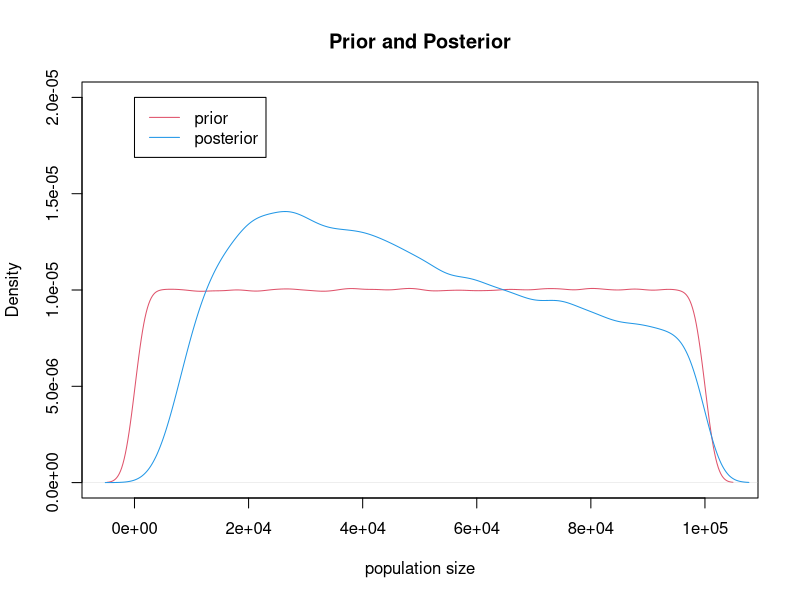
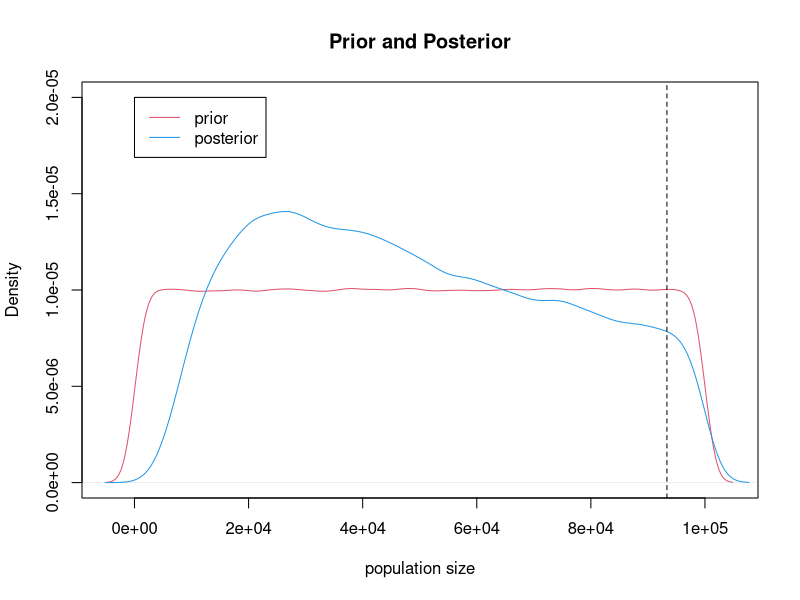
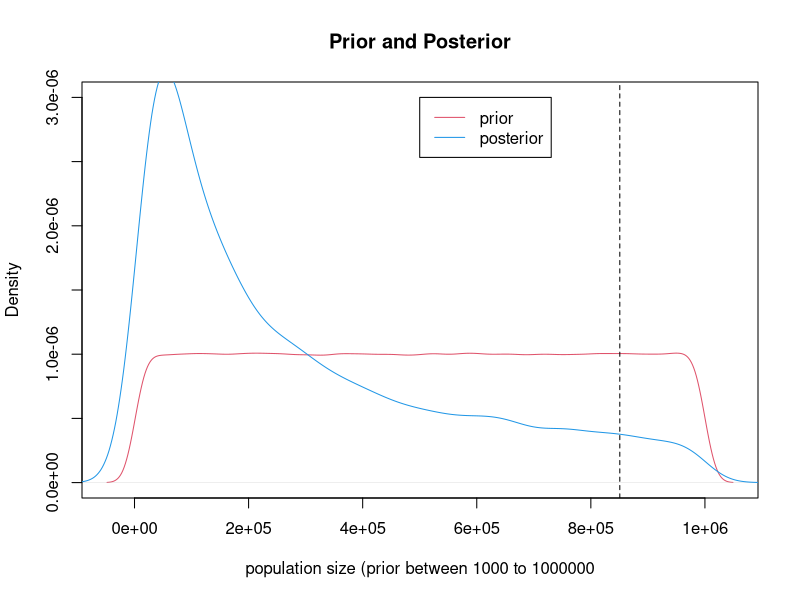
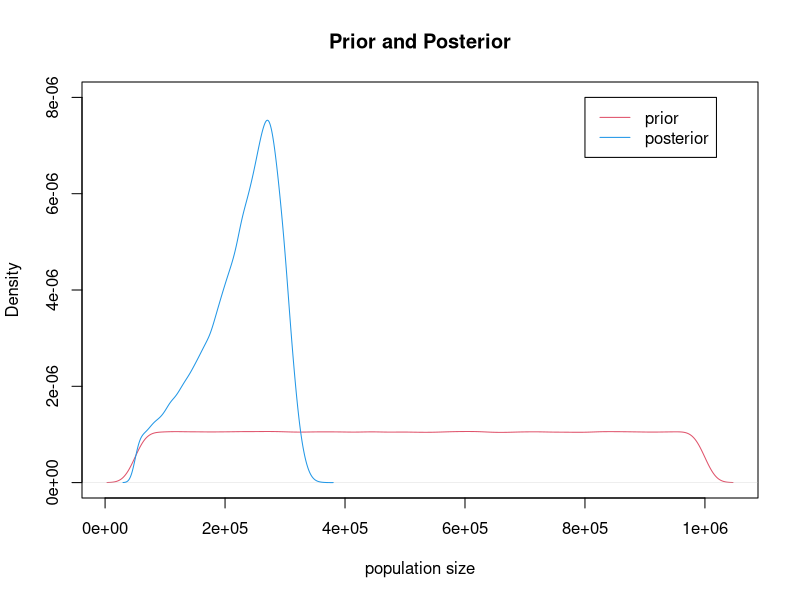
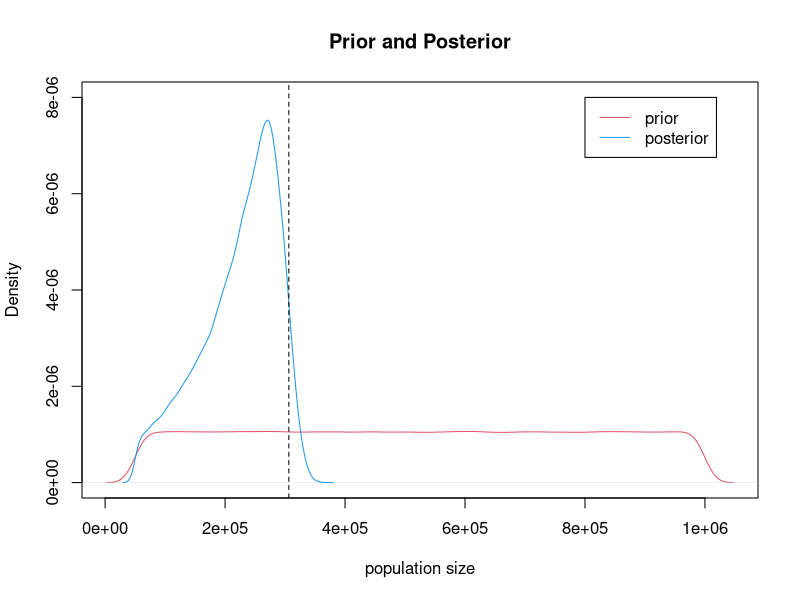
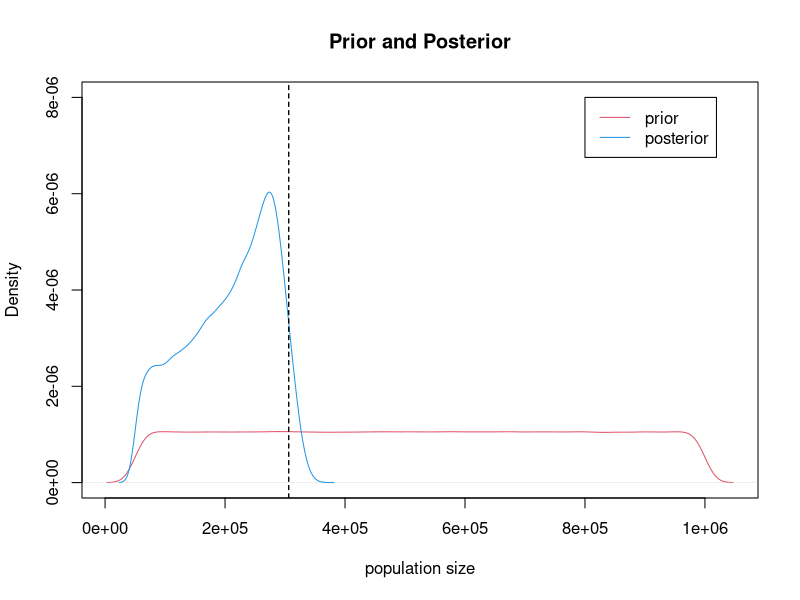

The R script that drew these images, in order:
## ---- chunk 1
priorNN <- runif(1000000, min = 100, max = 100000)
## ---- chunk 2
CoalesTime <- rep(NA, 1000000)
for (ii in 1:1000000){
  CoalesTime[ii] <- rexp(1, 1/(priorNN[ii]))
}
mean(CoalesTime)
## ---- chunk 3
bp <- 100000
mu <- 1e-8*bp
MutaRate <- 2*mu*CoalesTime
NumbSNP <- rep(NA, 1000000)
for (ii in 1:1000000){
  NumbSNP[ii] <- rpois(1, MutaRate[ii])
}
mean(NumbSNP)
## ---- chunk 4
sims <- cbind(priorNN, NumbSNP)
acceptNN <- subset(sims, sims[, 2] >= 45 & sims[, 2] <= 55)
posteriorNN <- acceptNN[, 1]
## ---- chunk 5
plot(density(priorNN),col = 2, ylim = c(0, 2e-5), lwd = 1,xlab = "population size", main = "Prior and Posterior")  
lines(density(posteriorNN),col = 4,lwd = 1)
legend(0, 2e-5 ,c("prior","posterior"),lwd=1,col=c(2,4),cex=1)
## ---- chunk 6
median(posteriorNN)
## ---- chunk 7
plot(density(priorNN),col = 2, ylim = c(0, 2e-5), lwd = 1,xlab = "population size", main = "Prior and Posterior")  
lines(density(posteriorNN),col = 4,lwd = 1)
legend(0, 2e-5 ,c("prior","posterior"),lwd=1,col=c(2,4),cex=1)
abline(v = quantile(posteriorNN, 0.95), lty = 2, lwd = 1, col = 1)
## ---- chunk 8
#prior distribution of N~U[1000,1000000]
priorNN <- runif(1000000, min = 1000, max = 1000000)

CoalesTime <- rep(NA, 1000000)
for (ii in 1:1000000){
  CoalesTime[ii] <- rexp(1, 1/(priorNN[ii]))
}

bp <- 100000
mu <- 1e-8*bp
MutaRate <- 2*mu*CoalesTime
NumbSNP <- rep(NA, 1000000)
for (ii in 1:1000000){
  NumbSNP[ii] <- rpois(1, MutaRate[ii])
}
mean(NumbSNP)

sims <- cbind(priorNN, NumbSNP)
acceptNN <- subset(sims, sims[, 2] >= 45 & sims[, 2] <= 55)
posteriorNN <- acceptNN[, 1]

plot(density(priorNN),col = 2, ylim = c(0, 3e-6), lwd = 1,xlab = "population size (prior between 1000 to 1000000", main = "Prior and Posterior")  
lines(density(posteriorNN),col = 4,lwd = 1)
legend(5e5, 3e-6 ,c("prior","posterior"),lwd=1,col=c(2,4),cex=1)

#median posterior
median(posteriorNN)

#95% credible interval
abline(v=quantile(posteriorNN,0.95),lty=2,lwd=1,col=1)
## ---- chunk 9
PriorTT_split <- runif(1000000, min = 50000, max = 1000000)
## ---- chunk 10
NN <- 100000
CoalesTime <- rep(NA, 1000000)
for (ii in 1:1000000){
  CoalesTime[ii] <- rexp(1, 1/NN)
}
TMRCA <- CoalesTime + PriorTT_split
## ---- chunk 11
bp <- 100000
mu <- 1e-8*bp
MutaRate <- 2*mu*TMRCA
NumbSNP <- rep(NA, 1000000)
for (ii in 1:1000000){
  NumbSNP[ii] <- rpois(1, MutaRate[ii])
}
mean(NumbSNP)
## ---- chunk 12
sims <- cbind(PriorTT_split, NumbSNP)
acceptTT_split <- subset(sims, sims[, 2] >= 550 & sims[, 2] <= 650)
posteriorTT_split <- acceptTT_split[, 1]
## ---- chunk 13
plot(density(PriorTT_split),col = 2, ylim = c(0, 8e-6), lwd = 1,xlab = "population size", main = "Prior and Posterior")  
lines(density(posteriorTT_split),col = 4,lwd = 1)
legend(8e5, 8e-6 ,c("prior","posterior"),lwd = 1, col=c(2,4),cex=1)
## ---- chunk 14
median(posteriorTT_split)
## ---- chunk 15
plot(density(PriorTT_split),col = 2, ylim = c(0, 8e-6), lwd = 1,xlab = "population size", main = "Prior and Posterior")  
lines(density(posteriorTT_split),col = 4,lwd = 1)
legend(8e5, 8e-6 ,c("prior","posterior"),lwd = 1, col=c(2,4),cex=1)
abline(v=quantile(posteriorTT_split,0.95),lty=2,lwd=1,col=1)
## ---- chunk 16
priorNN <- runif(1000000, min = 1000, max = 1000000)
PriorTT_split <- runif(1000000, min = 50000, max = 1000000)

CoalesTime <- rep(NA, 1000000)
for (ii in 1:1000000){
  CoalesTime[ii] <- rexp(1, 1/priorNN[ii])
}
TMRCA <- CoalesTime + PriorTT_split

bp <- 100000
mu <- 1e-8*bp
MutaRate <- 2*mu*TMRCA
NumbSNP <- rep(NA, 1000000)
for (ii in 1:1000000){
  NumbSNP[ii] <- rpois(1, MutaRate[ii])
}
mean(NumbSNP)

sims <- cbind(PriorTT_split, NumbSNP)
acceptTT_split <- subset(sims, sims[, 2] >= 550 & sims[, 2] <= 650)
posteriorTT_split <- acceptTT_split[, 1]

plot(density(PriorTT_split),col = 2, ylim = c(0, 8e-6), lwd = 1,xlab = "population size", main = "Prior and Posterior")  
lines(density(posteriorTT_split),col = 4,lwd = 1)
legend(8e5, 8e-6 ,c("prior","posterior"),lwd = 1, col=c(2,4),cex=1)
abline(v=quantile(posteriorTT_split,0.95),lty=2,lwd=1,col=1)

#median posterior
median(posteriorTT_split)

#95% credible interval
abline(v=quantile(posteriorTT_split,0.95),lty=2,lwd=1,col=1)
